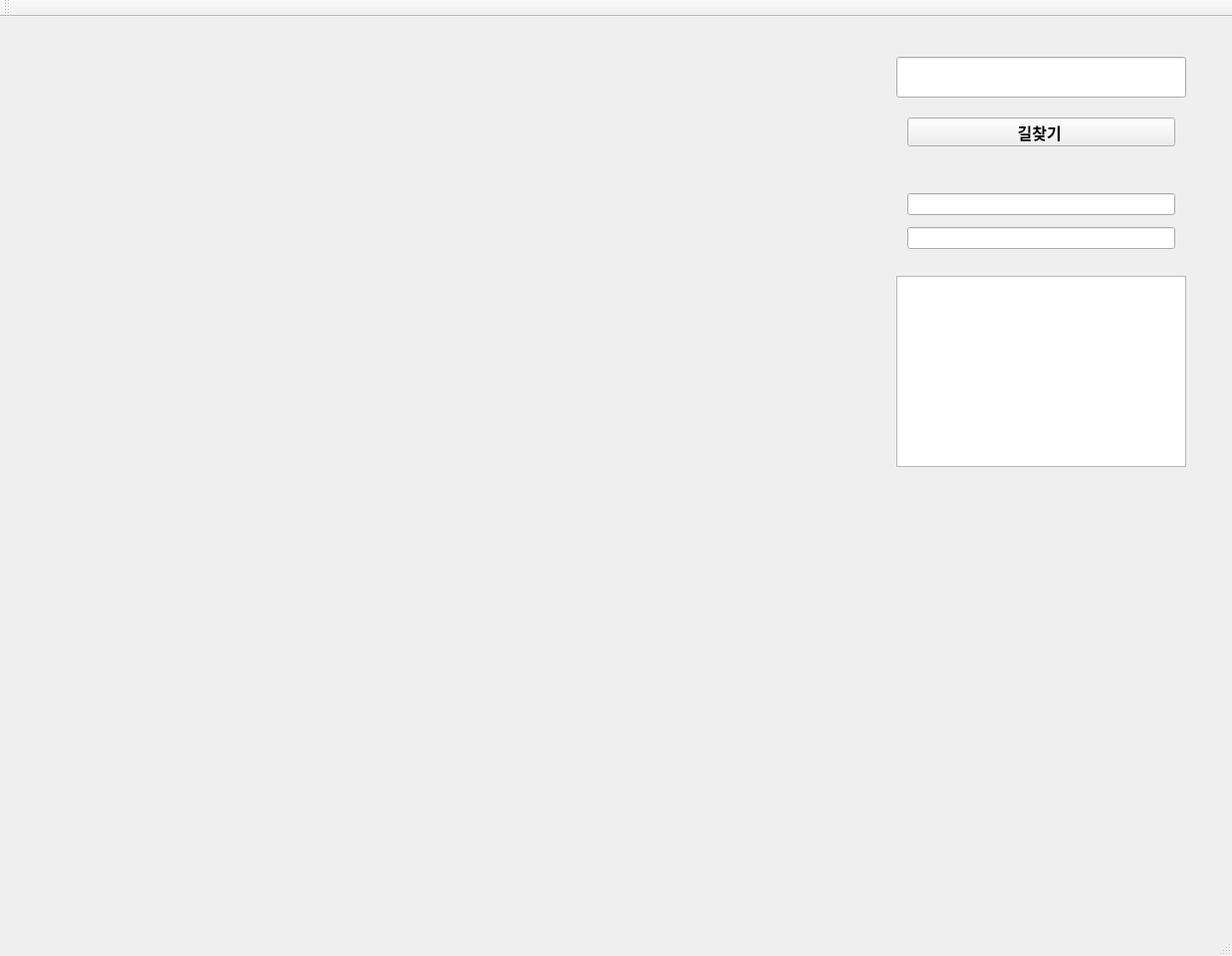
<?xml version="1.0" encoding="UTF-8"?>
<ui version="4.0">
 <class>widgetClass</class>
 <widget class="QMainWindow" name="widgetClass">
  <property name="geometry">
   <rect>
    <x>0</x>
    <y>0</y>
    <width>1237</width>
    <height>960</height>
   </rect>
  </property>
  <property name="windowTitle">
   <string>widget</string>
  </property>
  <widget class="QWidget" name="centralWidget">
   <widget class="QWidget" name="horizontalLayoutWidget">
    <property name="geometry">
     <rect>
      <x>60</x>
      <y>30</y>
      <width>771</width>
      <height>771</height>
     </rect>
    </property>
    <layout class="QHBoxLayout" name="horizontalLayout">
     <item>
      <layout class="QVBoxLayout" name="verticalLayout_2">
       <item>
        <layout class="QHBoxLayout" name="horizontalLayout_3"/>
       </item>
      </layout>
     </item>
    </layout>
   </widget>
   <widget class="QListWidget" name="listWidget">
    <property name="geometry">
     <rect>
      <x>900</x>
      <y>260</y>
      <width>291</width>
      <height>192</height>
     </rect>
    </property>
   </widget>
   <widget class="QWidget" name="verticalLayoutWidget_4">
    <property name="geometry">
     <rect>
      <x>900</x>
      <y>160</y>
      <width>291</width>
      <height>91</height>
     </rect>
    </property>
    <layout class="QVBoxLayout" name="verticalLayout_4">
     <item>
      <widget class="QLineEdit" name="departure"/>
     </item>
     <item>
      <widget class="QLineEdit" name="destination"/>
     </item>
    </layout>
   </widget>
   <widget class="QWidget" name="horizontalLayoutWidget_3">
    <property name="geometry">
     <rect>
      <x>900</x>
      <y>90</y>
      <width>291</width>
      <height>51</height>
     </rect>
    </property>
    <layout class="QHBoxLayout" name="horizontalLayout_4">
     <item>
      <widget class="QPushButton" name="routeButton">
       <property name="font">
        <font>
         <family>한컴 고딕</family>
         <pointsize>12</pointsize>
         <bold>true</bold>
        </font>
       </property>
       <property name="text">
        <string>길찾기 </string>
       </property>
      </widget>
     </item>
    </layout>
   </widget>
   <widget class="QLineEdit" name="searchBox">
    <property name="geometry">
     <rect>
      <x>900</x>
      <y>40</y>
      <width>291</width>
      <height>41</height>
     </rect>
    </property>
    <property name="font">
     <font>
      <family>한컴 고딕</family>
      <pointsize>12</pointsize>
     </font>
    </property>
   </widget>
  </widget>
  <widget class="QMenuBar" name="menuBar">
   <property name="geometry">
    <rect>
     <x>0</x>
     <y>0</y>
     <width>1237</width>
     <height>21</height>
    </rect>
   </property>
  </widget>
  <widget class="QToolBar" name="mainToolBar">
   <attribute name="toolBarArea">
    <enum>TopToolBarArea</enum>
   </attribute>
   <attribute name="toolBarBreak">
    <bool>false</bool>
   </attribute>
  </widget>
  <widget class="QStatusBar" name="statusBar"/>
 </widget>
 <layoutdefault spacing="6" margin="11"/>
 <resources>
  <include location="widget.qrc"/>
 </resources>
 <connections/>
</ui>
